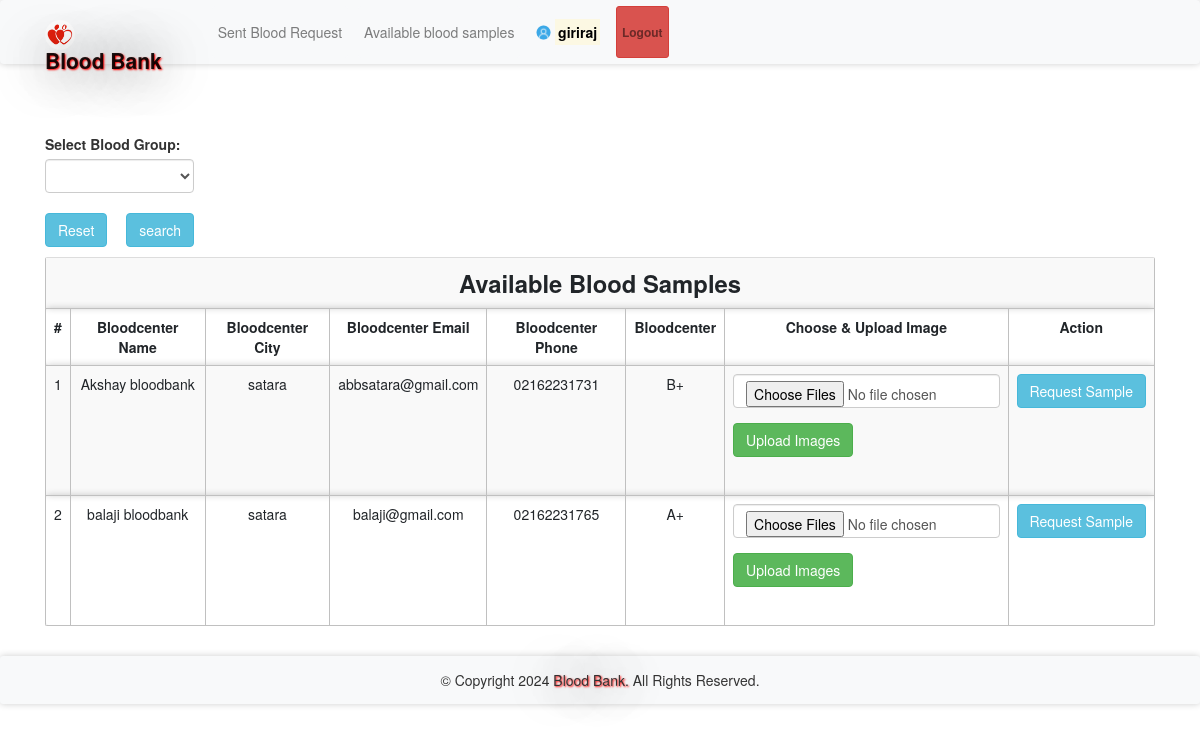
The page /abs2.php (signed in) on the database its author committed.
### tables this page shows
CREATE TABLE `bloodinfo2` (
  `bid` int(11) NOT NULL,
  `bcid` int(11) NOT NULL,
  `bg` varchar(10) NOT NULL
);

CREATE TABLE `bloodcenters` (
  `id` int(11) NOT NULL,
  `bcname` varchar(100) NOT NULL,
  `bcemail` varchar(100) NOT NULL,
  `bcpassword` varchar(100) NOT NULL,
  `bcphone` varchar(100) NOT NULL,
  `bccity` varchar(100) NOT NULL

  

);

### message.php (called while the page is built, shortened)
<?php $counter=0; if(isset($_GET['msg'])) { ?>
	<div class="col-5 alert alert alert-success alert-dismissible fade show card" id="message">
		<button type="button" class="close" data-dismiss="alert" title="close">&times;</button><?php echo $_GET['msg'];?>
	</div>
<?php }?>

### abs2.php (the view, shortened to what this page needs)
<?php
require 'file/connection.php';
if(isset($_GET['search'])){
    $searchKey = $_GET['search'];
    $sql = "select bloodinfo2.*, bloodcenters.* from bloodinfo2, bloodcenters where bloodinfo2.bcid=bloodcenters.id && bg LIKE '%$searchKey%'";
}else{
    $sql = "select bloodinfo2.*, bloodcenters.* from bloodinfo2, bloodcenters where bloodinfo2.bcid=bloodcenters.id";
}
$result = mysqli_query($conn, $sql);
?>
<!DOCTYPE html>
<html>
<?php require 'head.php'; ?>
<body>
    <?php require 'header2.php'; ?>
    <div class="container cont">
        <?php require 'message.php'; ?>
        <div class="row col-lg-8 col-md-8 col-sm-12 mb-3">
            <form method="get" action="" style="margin-top:-20px; ">
            <label class="font-weight-bolder">Select Blood Group:</label>
               <select name="search" class="form-control">
               <option><?php echo @$_GET['search']; ?></option>
               <option value="A+">A+</option>
               </select><br>
               <a href="abs2.php" class="btn btn-info mr-4"> Reset</a>
               <input type="submit" name="submit" class="btn btn-info" value="search">
           </form>
        </div>
        <table class="table table-responsive table-striped rounded mb-5">
            <tr><th colspan="9" class="title">Available Blood Samples</th></tr>
            <tr>
                <th>#</th>
                <th>Bloodcenter Name</th>
                <th>Bloodcenter City</th>
                <th>Bloodcenter Email</th>
              <th>Bloodcenter Phone</th>
                <th>Bloodcenter</th>
                <th>Choose & Upload Image</th>
               <th>Action</th>
            </tr>
        <?php while($row = mysqli_fetch_array($result)) { ?>
            <tr>
                <td><?php echo ++$counter;?></td>
                <td><?php echo $row['bcname'];?></td>
                <td><?php echo ($row['bccity']); ?></td>
                <td><?php echo ($row['bcemail']); ?></td>
                <td><?php echo ($row['bcphone']); ?></td>
                <td><?php echo ($row['bg']); ?></td>
                    <form action="upload/upload-script.php" method="post" enctype="multipart/form-data">
                <?php if (isset($_SESSION['bcid'])) { ?>
                <td><a href="javascript:void(0);" class="btn btn-info bloodcenter">Choose Image</a></td>
                <?php } else {(isset($_SESSION['rid']))  ?>
                <td> <div class="form-group">
            <div class="column">
               <div class="column">
                   <div class="column">
                       <input type="file" name="imageFile[]" required multiple class="form-control">
                   </div>
               </div></div></div>
                <div class="form-group">
            <div class="row">
                <div class="col-md-4">
                    <div class="form-group">
                        <input type="submit" name="uploadImageBtn" id="uploadImageBtn" value="Upload Images" class="btn btn-success" onclick="resetBtn()">
                    </div>
                </div>
            </div>
        </div></td>
                <?php } ?>
                </form>
                <form action="file/request2.php" method="post">
                <?php if (isset($_SESSION['bcid'])) { ?>
                <td><a href="javascript:void(0);" class="btn btn-info bloodcenter">Request Sample</a></td>
                <?php } else {(isset($_SESSION['rid']))  ?>
                <td><input type="submit" name="request" class="btn btn-info" value="Request Sample" onmouseover="mouseOver()"></td>
                <?php } ?>
                </form>
            </tr>
        <?php } ?>
        </table>
    </div>
    <?php require 'footer.php' ?>
</body>

### css/style.css (style rules this page uses)
.cont { padding-top: 40px; text-align: justify; font-size: 1em; }
.card ,nav, .footer,tr,video { border-radius: 3px; transition: all 200ms ease-out; box-shadow: 0px 0px 7px rgba(0, 0, 0, 0.2); }
tr,th,td { border:0.1px solid silver; text-align: center; }
.title { font-weight: bold; font-size: 1.7em; text-transform: capitalize; text-align: center; }
form { padding-top: 20px; }
a:link { text-decoration: none; }

### rows shown on the page
bloodinfo2: bloodcenters.bcname "Akshay bloodbank", bloodcenters.bccity "satara", bloodcenters.bcemail "abbsatara@gmail.com", bloodcenters.bcphone "02162231731", bg "B+"
bloodinfo2: bloodcenters.bcname "balaji bloodbank", bloodcenters.bccity "satara", bloodcenters.bcemail "balaji@gmail.com", bloodcenters.bcphone "02162231765", bg "A+"

### other values the page prints
$_SESSION['rname'] "giriraj"
